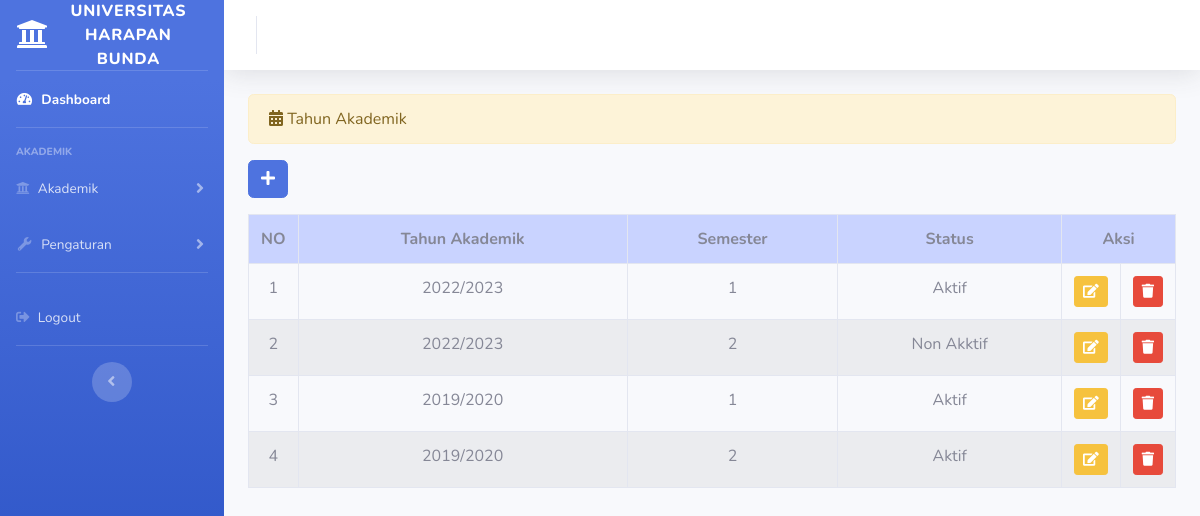
Before: /index.php/administrator/tahun_akademik with the older database file.
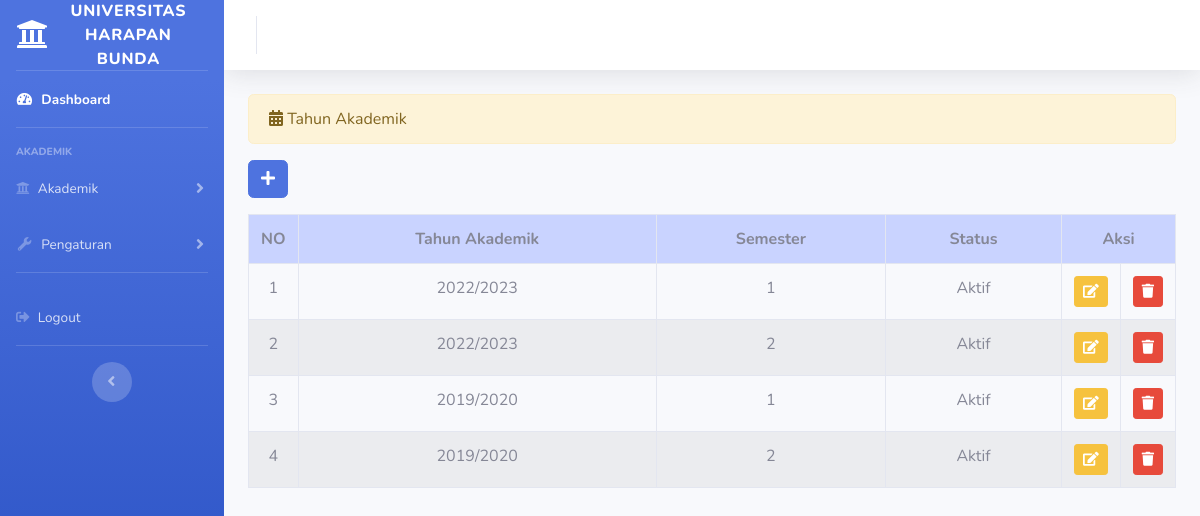
After: the same page with the newer database file.
### tables this page shows
CREATE TABLE `tahun_akademik` (
  `id_thn_akad` int(11) NOT NULL,
  `tahun_akademik` varchar(50) NOT NULL,
  `semester` enum('1','2') NOT NULL,
  `status` varchar(50) NOT NULL
);

### application/controllers/administrator/tahun_akademik.php (called while the page is built, shortened)
<?php
 class Tahun_akademik extends CI_Controller{
    public function index(){
        $data['tahun_akademik'] = $this->tahunakademik_model->tampil_data('tahun_akademik')->result();
        $this->load->view('templates_administrator/header');
        $this->load->view('templates_administrator/sidebar');
        $this->load->view('administrator/tahun_akademik', $data);
        $this->load->view('templates_administrator/footer');
    }
 }

### index.php (called while the page is built, shortened)
<?php
require_once BASEPATH.'core/CodeIgniter.php';

### application/models/tahunakademik_model.php (called while the page is built, shortened)
<?php
class Tahunakademik_model extends CI_Model{
    public function tampil_data($table){
        return $this->db->get($table);
    }
 }

### application/views/administrator/tahun_akademik.php (the view, shortened to what this page needs)
<div class="container-fluid">
    <div class = "alert alert-warning" role="alert">
        <i class="fas fa-calendar-alt"></i> Tahun Akademik
    </div>
    <?php echo anchor('administrator/tahun_akademik/tambah_tahun_akademik',' <button class="btn  btn-primary mb-3"><i class="fas fa-plus"></i></button>')?>
    <table class="table table-bordered table-hover table-striped">
        <tr style="background-color:#c9d3ff; text-align:center;">
            <th>NO</th>
            <th>Tahun Akademik</th>
            <th>Semester</th>
            <th>Status</th>
            <th colspan="3">Aksi</th>
        </tr>
        <?php
            $no = 1;
            foreach($tahun_akademik as $ta):?>
            <tr class="text-center">
                <td width="20px"><?php echo $no++?></td>
                <td><?php echo $ta->tahun_akademik?></td>
                <td><?php echo $ta->semester?></td>
                <td><?php echo $ta->status?></td>
                <td width="20px"><?php echo anchor('administrator/tahun_akademik/update/'.$ta->id_thn_akad,'<div class="btn btn-sm btn-warning"><i class="fa fa-edit"></i></div>')?></td>
                <td width="20px"><?php echo anchor('administrator/tahun_akademik/delete/'.$ta->id_thn_akad,'<div class="btn btn-sm btn-danger"><i class="fa fa-trash"></i></div>')?></td>
            </tr>
            <?php endforeach;?>
    </table>
</div>

Changed rows visible on the page:
changed tahun_akademik (number 2 of 4 on the later page): status "Non Akktif" → "Aktif"
